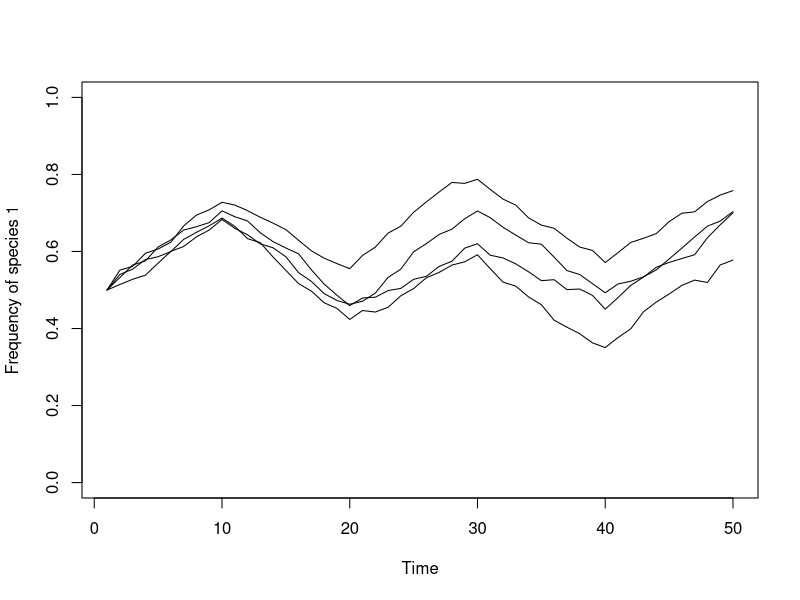

Source code (R):
## ---- chunk 1
## specify the number of simulations, the number of years, and a matrix for output
num.sims <- 5 # number of independent simulations to run
num.years <- 50
freq.1.mat <- matrix(nrow = num.sims, ncol = num.years)

## start a loop for each of num.sims independent simulations
for (j in 1:num.sims) {

  ## specify parameters and initial conditions
  J <- 4000
  init.1 <- 0.5*J

  COM <- vector(length = J)
  COM[1:init.1] <- 1; COM[(init.1+1):J] <- 2 
  year <- 2

  freq.dep <- 0

  freq.1.mat[j,1] <- sum(COM==1)/J 

  # set fitness ratios in each sequence of 20 years
  f20 <- vector(length = 20); f20[1:10] <- 1.1; f20[11:20] <- 1/1.1
  fit.ratios <- f20
  for (x in 1:(num.years/20)) {
    fit.ratios <- c(fit.ratios,f20)
  }
 
  ## run simulation
  for (i in 1:(J*(num.years-1))) {
    
    freq.1 <- sum(COM==1)/J; freq.2 <- 1 - freq.1
    fit.ratio <- fit.ratios[year]
    Pr.1 <- fit.ratio*freq.1/(fit.ratio*freq.1 + freq.2) # note absence of freq.dep parameter
    COM[ceiling(J*runif(1))] <- sample(c(1,2), 1, prob=c(Pr.1,1-Pr.1))

    ## record data     
    if (i %% J == 0) {
      freq.1.mat[j,year] <- sum(COM==1)/J
      year <- year + 1
    }
  }
}

## graph the results
plot(1:num.years, freq.1.mat[1,], type="l", xlab="Time", 
     ylab="Frequency of species 1", ylim=c(0,1))
for (i in 2:(num.sims-1)) {
  lines(1:num.years,freq.1.mat[i,], type="l", ylim=c(0,1))
}

